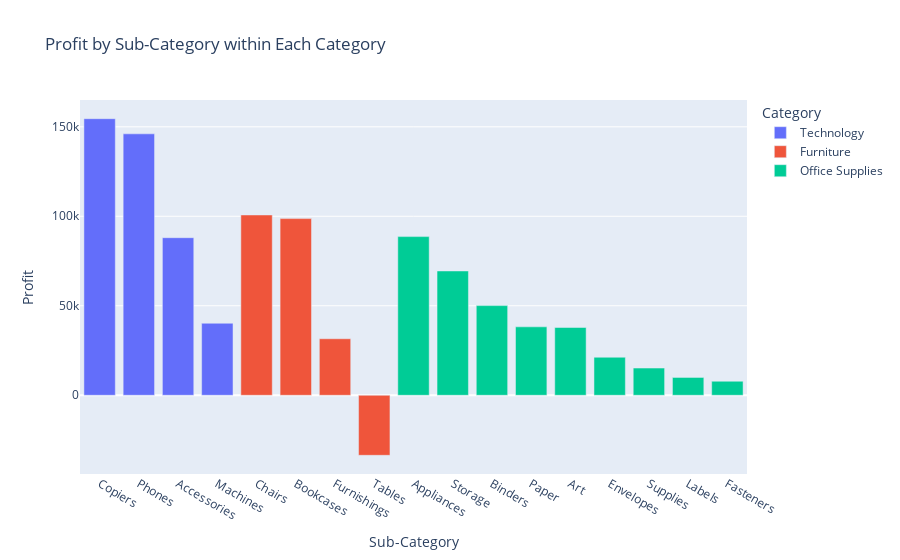

The notebook cell this image was saved under:
### Code cell
category_by_profit = df.groupby(['category', 'sub_category']).sum()['profit'].reset_index()
category_by_profit.sort_values('profit', ascending=False, inplace=True)

# Creating the bar chart figure using Plotly
fig = go.Figure()

# Iterate over each category
for category in category_by_profit['category'].unique():
    # Filter data for the current category
    data = category_by_profit[category_by_profit['category'] == category]

    # Adding a bar trace for each sub-category within the category
    fig.add_trace(go.Bar(
        x=data['sub_category'],
        y=data['profit'],
        name=category
    ))

# Updating the figure layout
fig.update_layout(
    title='Profit by Sub-Category within Each Category',
    xaxis=dict(title='Sub-Category'),
    yaxis=dict(title='Profit'),
    barmode='group',
    legend_title='Category'
)

# Showing the figure
fig.show()

### Figure 1 — Plotly figure (JSON) as saved in the notebook; plotly's stock layout.template omitted (floating-point values rounded to 4 significant figures)
{"data": [{"name": "Technology", "type": "bar", "x": ["Copiers", "Phones", "Accessories", "Machines"], "y": [154500.0, 146100.0, 88030.0, 40240.0]}, {"name": "Furniture", "type": "bar", "x": ["Chairs", "Bookcases", "Furnishings", "Tables"], "y": [100700.0, 98710.0, 31580.0, -33540.0]}, {"name": "Office Supplies", "type": "bar", "x": ["Appliances", "Storage", "Binders", "Paper", "Art", "Envelopes", "Supplies", "Labels", "Fasteners"], "y": [88640.0, 69440.0, 50090.0, 38230.0, 37870.0, 21240.0, 15220.0, 9956.0, 7853.0]}], "layout": {"barmode": "group", "legend": {"title": {"text": "Category"}}, "title": {"text": "Profit by Sub-Category within Each Category"}, "xaxis": {"title": {"text": "Sub-Category"}}, "yaxis": {"title": {"text": "Profit"}}}}
